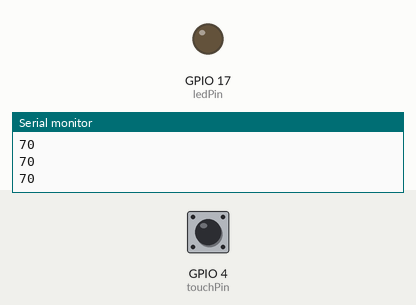
Simulated run of this sketch. Board: ESP32. On the bench: output pins drawn as LEDs (lit = HIGH), the last lines printed to the serial monitor. The inputs (shaded band) are chosen by the test bench; at power-on: GPIO 4 (touchPin) HIGH.

Above: at 2.2 s.
2.3 s: GPIO 4 (touchPin) pulled LOW for 0.6 s
At 3.87 s:
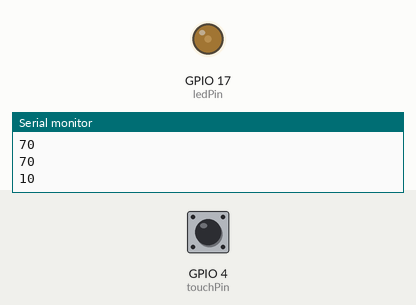
At 5.07 s:
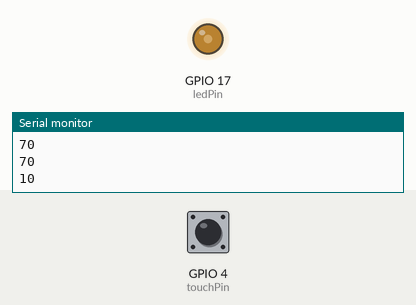
8.3 s: GPIO 4 (touchPin) pulled LOW for 3.2 s
14.5 s: GPIO 4 (touchPin) pulled LOW for 1 s
At 22.0 s:
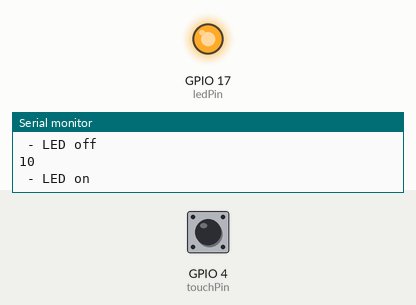
Timing chart, 0 to 23.5 s (numbered marks = the images above; inputs shaded):
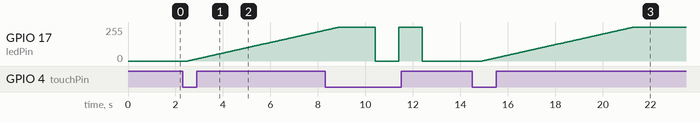

Measured:
- after the input at 2.3 s, GPIO 17 (ledPin): moves from 0/255 to 230/255 over 5.8 s, starting after 0.23 s
- after the input at 14.5 s, GPIO 17 (ledPin): moves from 0/255 to 255/255 over 6.4 s, starting after 0.43 s

The sketch:

A3.2.ino
```cpp
//Se declaran los pines GPIO16 para el LED u GPIO4 para el touch
const int touchPin = 4;
const int ledPin = 17;
//Cambiar con el valor umbral
const int threshold = 20;

//Variable para almacenar el valor del pin touch
int touchValue;
const int freq = 5000;
const int ledChannel = 0;
const int resolution = 8;
int valor = 0;
bool estado = false;

void setup() {
  //Iniciar comunicacion con el monitor en serie
  Serial.begin(115200);
  delay(1000);

  ledcSetup(ledChannel, freq, resolution);
  //Aqui se declara el ledPin para ser controlado
  ledcAttachPin(ledPin, ledChannel);
}

void loop() {
  //Lee el estado del pin touch
  touchValue = 21;
  touchValue = touchRead(touchPin);
  //Se imprime el valor obtenido del pin touch
  Serial.println(touchValue);

  //Si esta apagado, se prende el LED poco a poco
    if((touchValue < threshold) && (estado == false)){
      for(int dutyCycle = 0; dutyCycle <= 255; dutyCycle++){
      ledcWrite(ledChannel, dutyCycle);
      delay(25);
      }

    Serial.println(" - LED on");
    estado = true;
    touchValue = 21;
    delay(1000);
    }

  //Si esta prendido, el led apagara, prendera y apagara
  if((touchValue < 20) && (estado == true)){
    ledcWrite(ledChannel, 0);
    delay(1000);
    ledcWrite(ledChannel, 255);
    delay(1000);
    ledcWrite(ledChannel, 0);
    delay(1000);

    Serial.println(" - LED off");
    estado = false;
    touchValue = 21;
    delay(1000);
  }

 delay(500);
}
```
